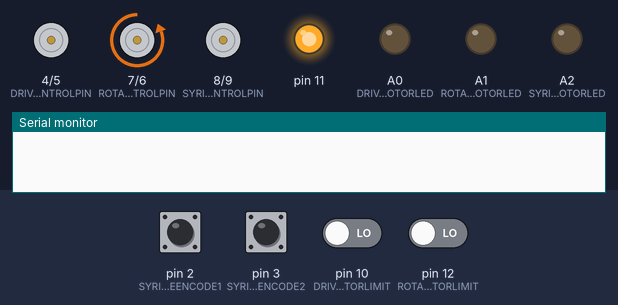
The sketch below on a simulated Arduino Uno, built with avr-gcc and run on an emulated ATmega328P. Shown: motor-driver pin pairs drawn as motors (green arrow = first pin HIGH = forward, orange = second pin HIGH = backward, longer = more drive), output pins drawn as LEDs (lit = HIGH), the last lines printed to the serial monitor. The test bench sets the inputs (shaded band); at power-on: pin 2 (SYRINGEENCODE1), pin 3 (SYRINGEENCODE2) HIGH, pin 10 (DRIVEMOTORLIMIT), pin 12 (ROTATEMOTORLIMIT) LOW.

Above: at 31.02 s.
At 31.3 s:
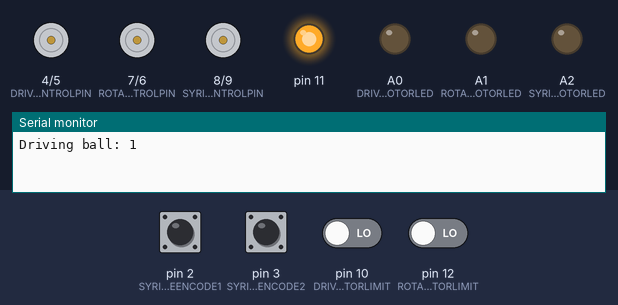
At 31.9 s:
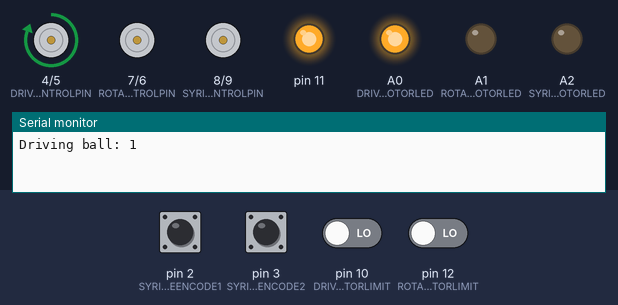
At 33.2 s:
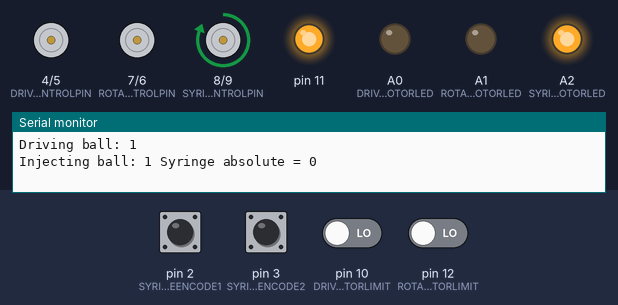
At 34.5 s:
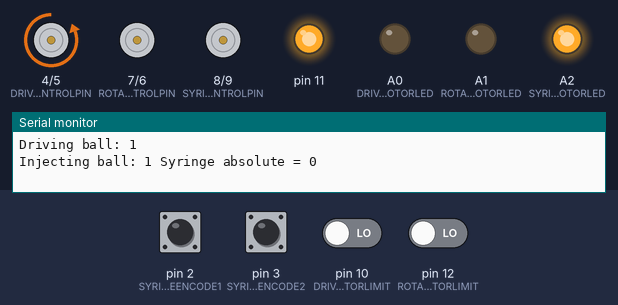
Timing chart, 0 to 36.0 s (numbered marks = the images above):
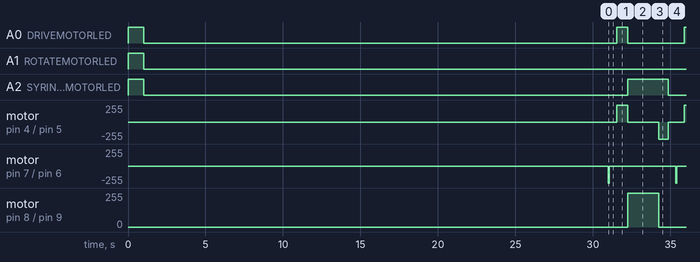

The sketch:

rev1.ino
```cpp
#include <avr/io.h>

#define FORWARD 1
#define BACKWARD 0

#define DRIVEMOTORLIMIT 10
#define DRIVEMOTORFORWARDCONTROLPIN 4
#define DRIVEMOTORREVERSECONTROLPIN 5

#define ROTATEMOTORLIMIT 12
#define ROTATEMOTORFORWARDCONTROLPIN 7
#define ROTATEMOTORREVERSECONTROLPIN 6
#define QUARTERROTATION 150
#define ROTATEENCODE1 A3
#define ROTATEENCODE2 A4

#define SYRINGEMOTORFORWARDCONTROLPIN 8
#define SYRINGEMOTORREVERSECONTROLPIN 9
#define INJECTIONDELAY 1250
#define SYRINGEENCODE1 2
#define SYRINGEENCODE2 3

#define DRIVEMOTORLED A0
#define ROTATEMOTORLED A1
#define SYRINGEMOTORLED A2

int dropCount = 0;
boolean abortDrop = false;

boolean runOnce = false;
boolean runOnceTest = true;
boolean abortFlag = false;

volatile int syringeAbsolute = 0;
volatile int counterSyringe = 0;
volatile int prevStateSyringe = 0;
volatile int currentStateSyringe = 0;
volatile int faultSyringe = 0;

volatile int counterWheel = 0;
volatile int prevStateWheel = 0;
volatile int currentStateWheel = 0;
volatile int faultWheel = 0;
volatile int errorWheel = 0;
volatile int rotateSpeed = 100;
volatile int targetWheel = 130;
volatile int pFactor = 0.2;

void setup() {
  //setup xbee
  Serial.begin(57600);

  //setup motor controller
  pinMode(DRIVEMOTORLIMIT, INPUT);
  pinMode(ROTATEMOTORLIMIT, INPUT);
  pinMode(DRIVEMOTORFORWARDCONTROLPIN, OUTPUT);
  pinMode(DRIVEMOTORREVERSECONTROLPIN, OUTPUT);
  pinMode(ROTATEMOTORFORWARDCONTROLPIN, OUTPUT);
  pinMode(ROTATEMOTORREVERSECONTROLPIN, OUTPUT);
  pinMode(SYRINGEMOTORFORWARDCONTROLPIN, OUTPUT);
  pinMode(SYRINGEMOTORREVERSECONTROLPIN, OUTPUT);
  pinMode(11, OUTPUT);

  digitalWrite(DRIVEMOTORFORWARDCONTROLPIN, LOW);
  digitalWrite(DRIVEMOTORREVERSECONTROLPIN, LOW);
  digitalWrite(ROTATEMOTORFORWARDCONTROLPIN, LOW);
  digitalWrite(ROTATEMOTORREVERSECONTROLPIN, LOW);
  digitalWrite(SYRINGEMOTORFORWARDCONTROLPIN, LOW);
  digitalWrite(SYRINGEMOTORREVERSECONTROLPIN, LOW);
  digitalWrite(11, HIGH);

  //setup leds
  pinMode(DRIVEMOTORLED, OUTPUT);
  pinMode(ROTATEMOTORLED, OUTPUT);
  pinMode(SYRINGEMOTORLED, OUTPUT);

  digitalWrite(DRIVEMOTORLED, HIGH);
  digitalWrite(ROTATEMOTORLED, HIGH);
  digitalWrite(SYRINGEMOTORLED, HIGH);
  delay(1000);
  digitalWrite(DRIVEMOTORLED, LOW);
  digitalWrite(ROTATEMOTORLED, LOW);
  digitalWrite(SYRINGEMOTORLED, LOW);

  //setup limit switches
  pinMode(DRIVEMOTORLIMIT, INPUT);
  pinMode(ROTATEMOTORLIMIT, INPUT);

  //setup interrupts for wheel and syringe
  //pinMode(ROTATEENCODE1, INPUT);
  //pinMode(ROTATEENCODE2, INPUT);
  pinMode(SYRINGEENCODE1, INPUT);
  pinMode(SYRINGEENCODE2, INPUT);

  attachInterrupt(0, encodeSyringe, CHANGE);
  attachInterrupt(1, encodeSyringe, CHANGE);
  //PCintPort::attachInterrupt(ROTATEENCODE1, encodeWheel, CHANGE);
  //PCintPort::attachInterrupt(ROTATEENCODE2, encodeWheel, CHANGE);

  //rotate wheel to home position
  //digitalWrite(ROTATEMOTORREVERSECONTROLPIN, HIGH);
  //delay(500);
  //while(digitalRead(ROTATEMOTORLIMIT)) {
    //delay(1);
  //}
  //digitalWrite(ROTATEMOTORREVERSECONTROLPIN, LOW);
  delay(30000);
}

void loop() {
  //on signal

  int i;
  if(runOnceTest) {
    rotateWheel();
    for(i=0; i<10; i++) {
      digitalWrite(ROTATEMOTORLED, HIGH);
      Serial.print("Driving ball: "); Serial.print(i+1); Serial.println("");
      digitalWrite(ROTATEMOTORLED, LOW);
      delay(500);
      digitalWrite(DRIVEMOTORLED, HIGH);
      driveBall(1);
      digitalWrite(DRIVEMOTORLED, LOW);
      Serial.print("Injecting ball: "); Serial.print(i+1); Serial.print(" Syringe absolute = "); Serial.println(syringeAbsolute);
      digitalWrite(SYRINGEMOTORLED, HIGH);
      if(!abortFlag) {
        inject();
        driveBall(0);
      }
      digitalWrite(SYRINGEMOTORLED, LOW);
      abortFlag = false;
      delay(500);
      Serial.print("Dropping ball: "); Serial.print(i+1); Serial.println("\n\n");
      rotateWheel();
      if(i==9) {
        runOnceTest = false;

      }
    }
    delay(500);
    Serial.println("Done.");
    syringeReverse();
    Serial.println("Syringe reversed.");
  }

}

//function to rotate ball carrier
void rotateWheel() {
  long rotateStart = millis(), rotateCurrent;
  int rotateSafetyDelay = 1000;

  digitalWrite(ROTATEMOTORREVERSECONTROLPIN, HIGH);
  delay(50);
  while(digitalRead(ROTATEMOTORLIMIT)) {
    //rotateCurrent = millis();
    //if(rotateCurrent-rotateStart > rotateSafetyDelay) {
      //digitalWrite(ROTATEMOTORREVERSECONTROLPIN, LOW);
      //abortDrop = true;
      //return;
    //}
    delay(1);
  }

  digitalWrite(ROTATEMOTORREVERSECONTROLPIN, LOW);

  digitalWrite(ROTATEMOTORFORWARDCONTROLPIN, HIGH);
  while(digitalRead(ROTATEMOTORLIMIT)) {
   delay(1);
  }
  digitalWrite(ROTATEMOTORFORWARDCONTROLPIN, LOW);
}

//function to inject fluid
void inject() {

  long driveStart = millis(), driveCurrent;
  int driveSafetyDelay = 2000;

  counterSyringe = 0;
  digitalWrite(SYRINGEMOTORFORWARDCONTROLPIN, HIGH);
  while(counterSyringe < INJECTIONDELAY) {
    if(millis()-driveStart > driveSafetyDelay) {
      break;
    }
    delay(10);
  }
  digitalWrite(SYRINGEMOTORFORWARDCONTROLPIN, LOW);
}

void syringeReverse() {
  digitalWrite(SYRINGEMOTORREVERSECONTROLPIN, HIGH);
  while(syringeAbsolute > 0) {
    delay(1);
  }
  digitalWrite(SYRINGEMOTORREVERSECONTROLPIN, LOW);
}

//function to move ball forward/backward
void driveBall(int dir) {

  long driveStart = millis();
  int driveSafetyDelay = 3000;

   if(dir == FORWARD) {
     digitalWrite(DRIVEMOTORFORWARDCONTROLPIN, HIGH);
     delay(400);

     while(digitalRead(DRIVEMOTORLIMIT)) {
       if(millis()-driveStart > driveSafetyDelay) {
         Serial.println("Jammed");
         driveBall(0);
         abortFlag = true;
         break;
       }
       delay(10);
     }
     delay(300);

     digitalWrite(DRIVEMOTORFORWARDCONTROLPIN, LOW);

   } else if (dir == BACKWARD) {

     digitalWrite(DRIVEMOTORREVERSECONTROLPIN, HIGH);
     delay(600);

     while(digitalRead(DRIVEMOTORLIMIT)) {
       delay(1);
     }

     digitalWrite(DRIVEMOTORREVERSECONTROLPIN, LOW);
   }
}

void encodeWheel() {
  currentStateWheel = getState(digitalRead(ROTATEENCODE1), digitalRead(ROTATEENCODE2));

  if(((prevStateWheel +1)%4) == currentStateWheel) {
    counterWheel++;
  } else if (((prevStateWheel -1 +4)%4) == currentStateWheel) {
    counterWheel--;
  } else {
    faultWheel++;
  }
  prevStateWheel = currentStateWheel;

  errorWheel = targetWheel - counterWheel;
  if(errorWheel < 20) {errorWheel = 0;}
  rotateSpeed = errorWheel * pFactor;
}

void encodeSyringe() {
  currentStateSyringe = getState(digitalRead(SYRINGEENCODE1), digitalRead(SYRINGEENCODE2));

  if(((prevStateSyringe +1)%4) == currentStateSyringe) {
    counterSyringe++;
    syringeAbsolute++;
  } else if (((prevStateSyringe -1 +4)%4) == currentStateSyringe) {
    counterSyringe--;
    syringeAbsolute--;
  } else {
    faultSyringe++;
  }
  prevStateSyringe = currentStateSyringe;
}

int getState(int A, int B) {
  if(A) {
    if(B) {
      return 1;
    } else {
      return 2;
    }
  } else {
    if(B) {
      return 0;
    } else {
      return 3;
    }
  }
}
```

Measured:
- by itself, A0 (DRIVEMOTORLED): repeats every 4.4 s: HIGH 0.70 s, LOW 3.7 s, until it stays LOW from 71.4 s
- by itself, A2 (SYRINGEMOTORLED): repeats every 4.4 s: HIGH 2.6 s, LOW 1.8 s, until it stays LOW from 74.0 s
- by itself, motor on pin 7 (ROTATEMOTORFORWARDCONTROLPIN) / pin 6 (ROTATEMOTORREVERSECONTROLPIN): alternates backward 255/255 for 0.05 s and stopped for 4.3 s, 22 changes in all, then stays stopped
- by itself, motor on pin 8 (SYRINGEMOTORFORWARDCONTROLPIN) / pin 9 (SYRINGEMOTORREVERSECONTROLPIN): alternates forward 255/255 for 2.0 s and stopped for 2.4 s, 20 changes in all, then stays stopped
